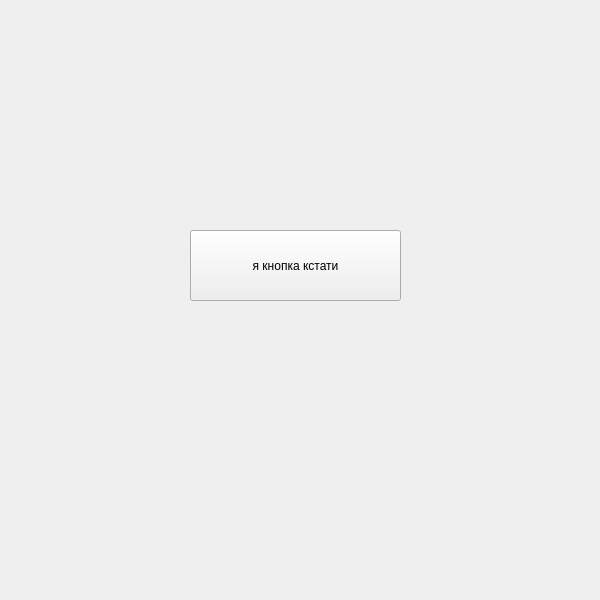
<?xml version="1.0" encoding="UTF-8"?>
<ui version="4.0">
 <class>Circle_Factory</class>
 <widget class="QWidget" name="Circle_Factory">
  <property name="geometry">
   <rect>
    <x>0</x>
    <y>0</y>
    <width>600</width>
    <height>600</height>
   </rect>
  </property>
  <property name="windowTitle">
   <string>Circle_Factory</string>
  </property>
  <widget class="QPushButton" name="ImButton">
   <property name="geometry">
    <rect>
     <x>190</x>
     <y>230</y>
     <width>211</width>
     <height>71</height>
    </rect>
   </property>
   <property name="text">
    <string>я кнопка кстати</string>
   </property>
  </widget>
 </widget>
 <resources/>
 <connections/>
</ui>
